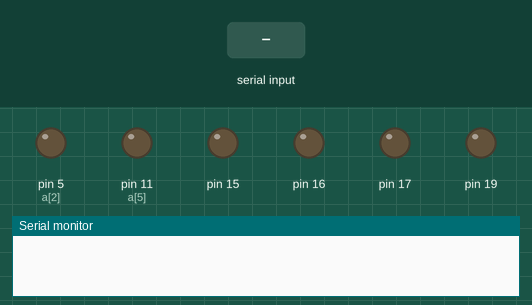
A sketch run on a simulated Arduino Uno, built with avr-gcc and run on an emulated ATmega328P. Parts: output pins drawn as LEDs (lit = HIGH), the last lines printed to the serial monitor. The inputs (shaded band) are chosen by the test bench.

Above: at 1.2 s.
1.3 s: "90,45\n" received over Serial
At 2.5 s:
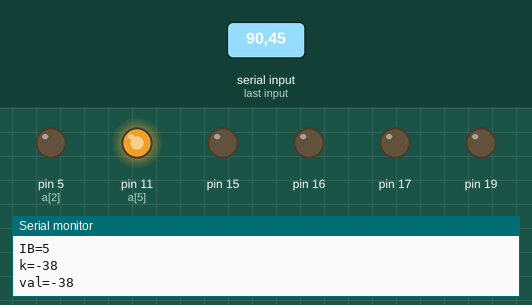
2.8 s: "30,150\n" received over Serial
At 3.5 s:
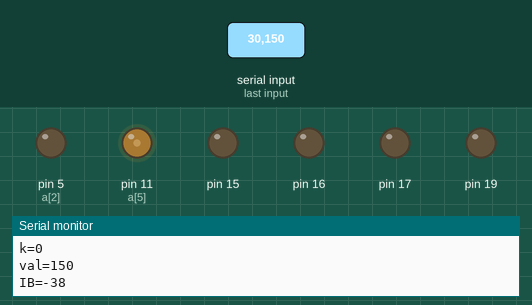
4.3 s: "90\n" received over Serial
At 4.7 s:
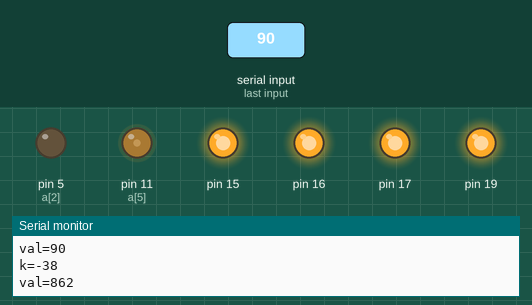
5.8 s: "200\n" received over Serial
At 7.0 s:
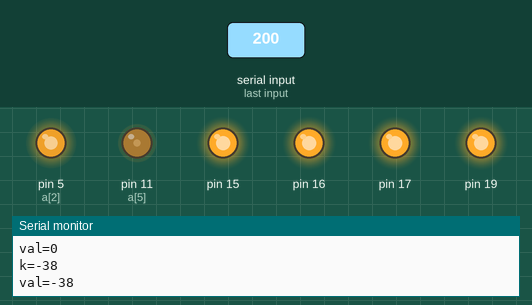
7.3 s: "5\n" received over Serial
At 8.1 s:
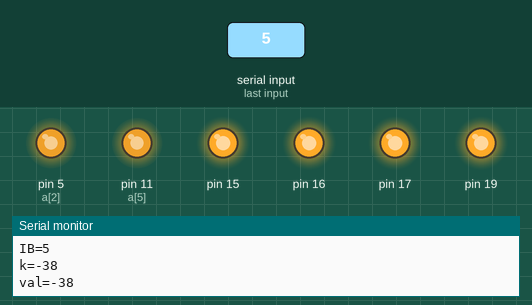
8.8 s: "0\n" received over Serial
At 9.2 s:
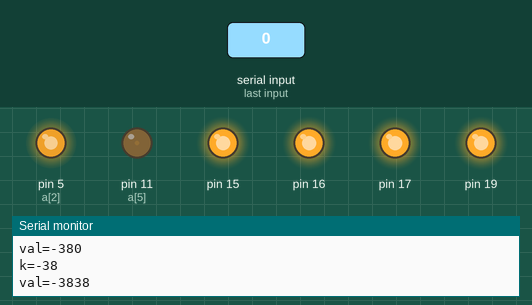
Timing chart, 0 to 11.3 s (numbered marks = the images above; inputs shaded):
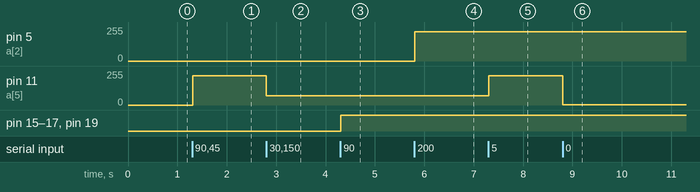

The sketch:

Serialread.ino
```cpp
int a[]={1,3,5,6,10,11};
void setup() {
  Serial.begin(9600);
  int i=0;
  for(i=0;i<6;i++);
    pinMode(a[i],OUTPUT);
}
int x=0,k=0;
    int val=0;
  int incomingByte=0;
void loop() {

  if(Serial.available() > 0) {
    // read the incoming byte:
    if(x==0)
      {
        incomingByte = Serial.read()-48;
        Serial.print("IB=");
        Serial.println(incomingByte);
      }

      while(!Serial.available()>0);
      while((Serial.available() > 0)&&x<3)
      {
        x++;
        k=Serial.read()-48;
        val=val*10+k;
        Serial.print("k=");
        Serial.println(k);
      }
        Serial.print("val=");
        Serial.println(val);
        analogWrite(a[incomingByte],val);
      if(x>=3)
    {
      x=0;k=0;val=0;
    }
  }
}
```

Measured:
- after the input at 1.3 s, pin 11 (a[5]): 0/255 → 218/255 at once
- after the input at 2.8 s, pin 11 (a[5]): 218/255 → 70/255 at once
- after the input at 4.3 s, pin 15–17, pin 19: LOW → HIGH at once
- after the input at 5.8 s, pin 5 (a[2]): 0/255 → 218/255 at once
- after the input at 7.3 s, pin 11 (a[5]): 70/255 → 218/255 at once
- after the input at 8.8 s, pin 11 (a[5]): 218/255 → 2/255 at once
